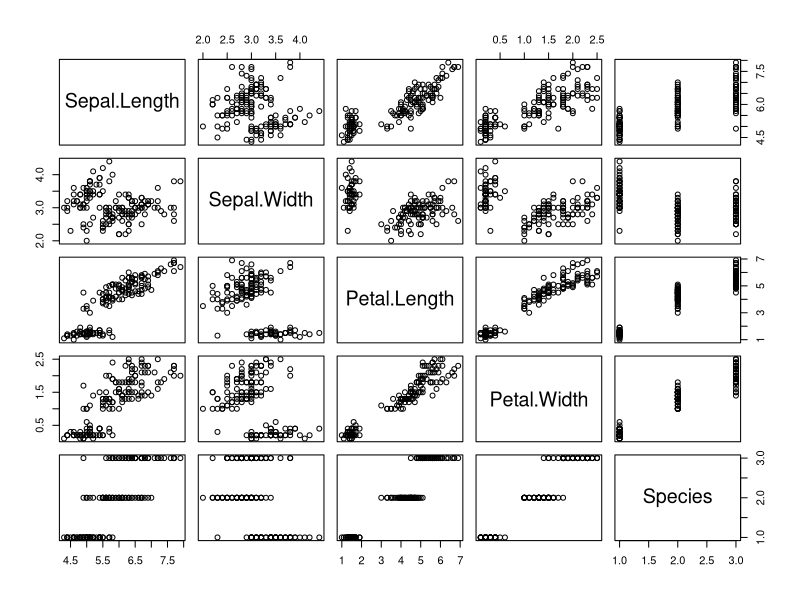
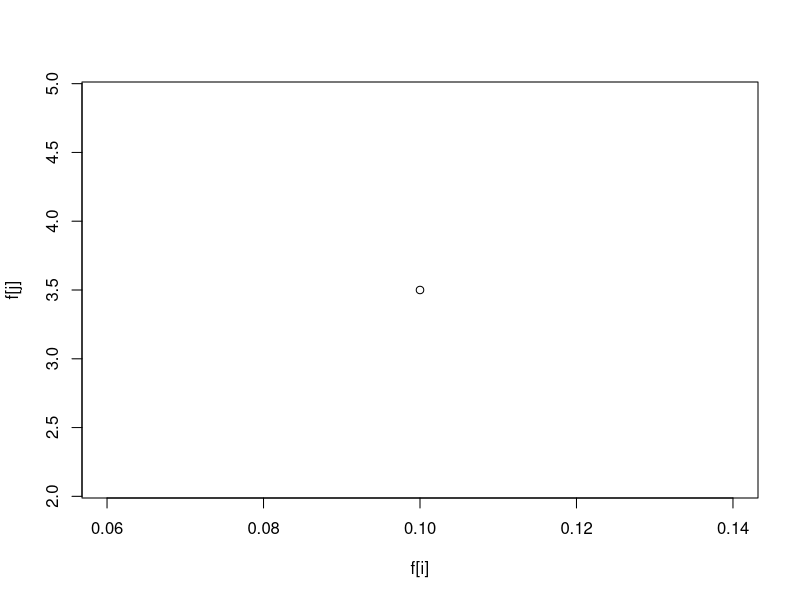
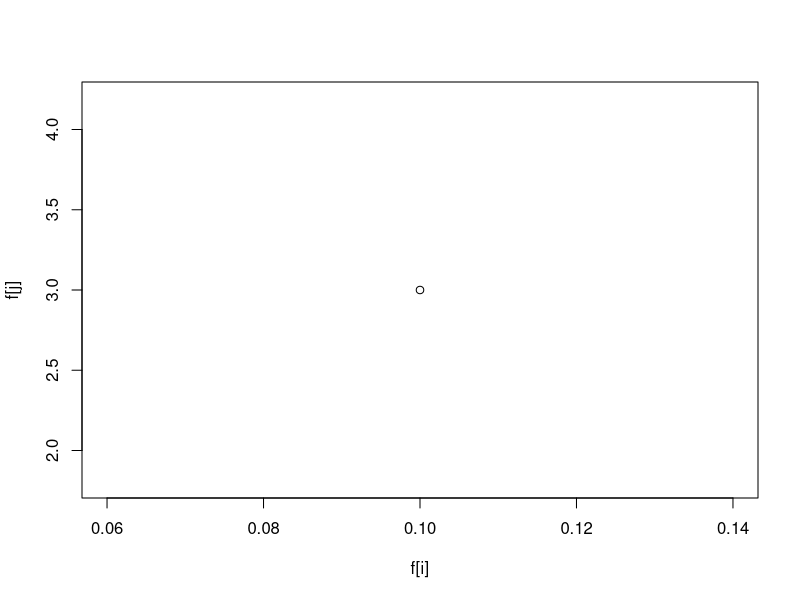
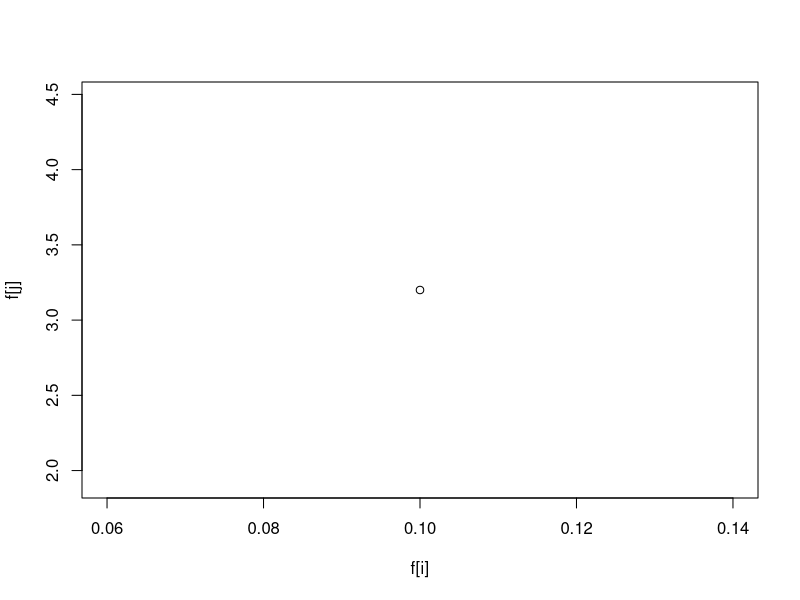
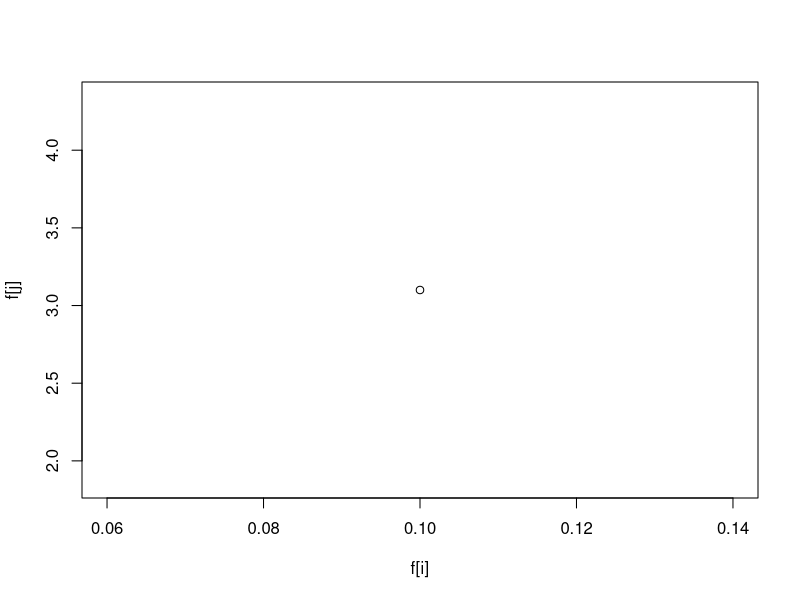
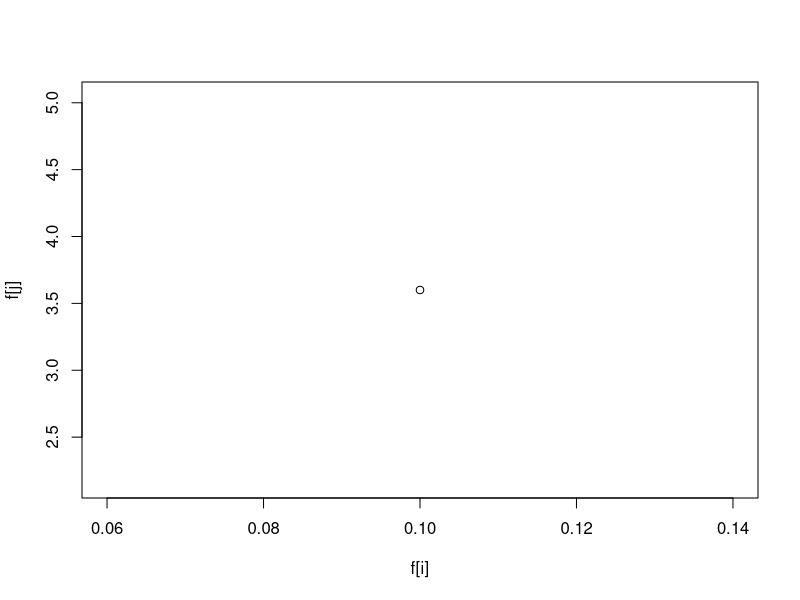
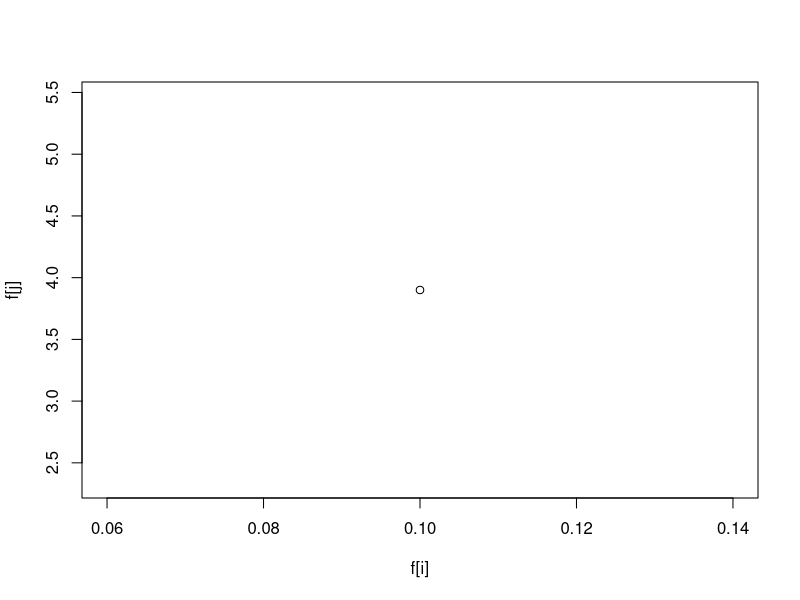
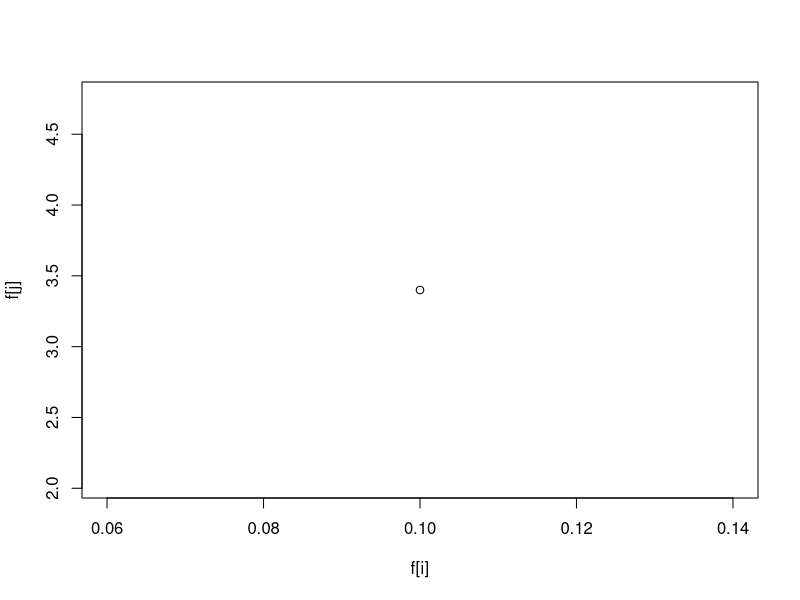

These figures' R source, in order: (Note: this script raises an error after producing the figures.)
tryCatch(
  {
   
    library(ggplot2) # Data visualization
    library(readr) # CSV file I/O, e.g. the read_csv function
    library(gridExtra)
    library(grid)
    library(plyr)
      },error=function(e){
        
        install.packages("ggplot2")
       
        install.packages("readr") # CSV file I/O, e.g. the read_csv function
        install.packages("gridExtra")
        install.packages("grid")
        install.packages("plyr")
        
        
        
      })

data(iris)
head(iris)
summary(iris)


plot(iris)

plot_hist <- function()
{
  sepal_length<-iris$Sepal.Length
  hist(sepal_length)
  
  sepal_width<-iris$Sepal.Width
  hist(sepal_length)
  
  petal_length<-iris$Petal.Length
  hist(petal_length)
  
  petal_width<-iris$Petal.Width
  hist(petal_width)
  
 # hist(iris$Species)
}

plot_boxplot <- function()
{
  sepal_length<-iris$Sepal.Length
  boxplot(sepal_length)
  
  sepal_width<-iris$Sepal.Width
  boxplot(sepal_length)
  
  petal_length<-iris$Petal.Length
  boxplot(petal_length)
  
  petal_width<-iris$Petal.Width
  boxplot(petal_width)
  
  # hist(iris$Species)
}

plot_qqplot <- function()
{
  sepal_length<-iris$Sepal.Length
  sepal_width<-iris$Sepal.Width
  petal_length<-iris$Petal.Length
  petal_width<-iris$Petal.Width
  
  f<-c(sepal_width,sepal_length,petal_length,petal_width)
  
  for (i in 0:length(f)-1)
    for (j in 1:length(f))
      qqplot(f[i],f[j])
      
  
  # hist(iris$Species)
}


#plot_hist()
#plot_boxplot()
plot_qqplot()